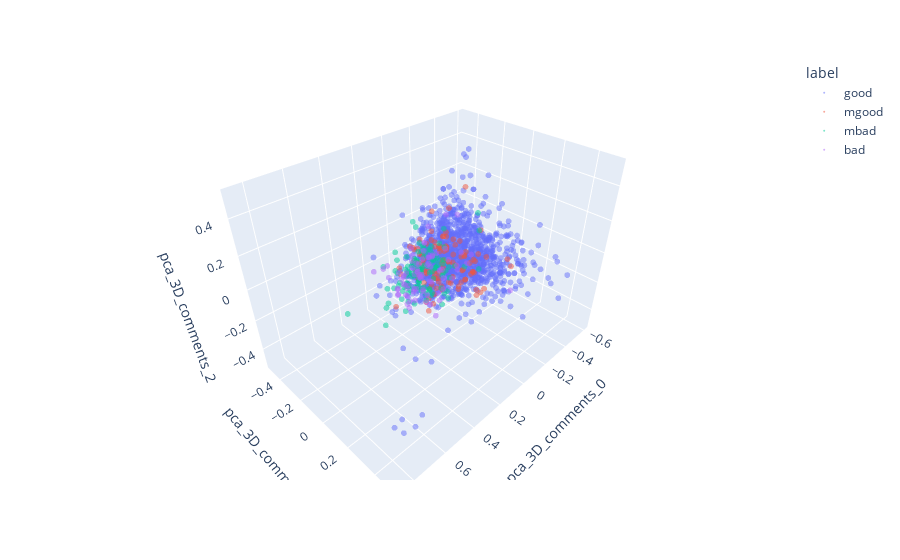

Notebook cell for this chart:
### Markdown cell above
Let's try this out and visualize in 3D to see how well the reviews are separated by label.

### Code cell
pca_vectors = pd.DataFrame()
comments_embeddings, _ = embeddings_features(pca_vectors, col="comments")

pca_features = do_pca(comments_embeddings, "comments", 3)[0]

# add label from df.label
pca_features["label"] = df.label

pca_features

# use plotly to plot the PCA vectors
import plotly.express as px

fig = px.scatter_3d(pca_features, x="pca_3D_comments_0", y="pca_3D_comments_1", z="pca_3D_comments_2", color="label")

# make point smaller and opaque
fig.update_traces(marker=dict(size=2, opacity=0.5))

fig.show()
